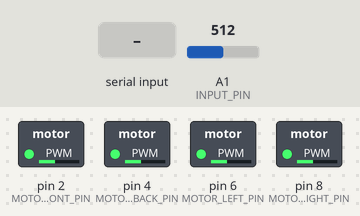
The sketch below on a simulated Arduino Mega 2560, built with avr-gcc and run on an emulated ATmega2560. Parts: switched loads named in the sketch (green lamp = pin HIGH). Inputs (shaded band) come from the test bench; at power-on: A1 (INPUT_PIN) = 512. What the sketch prints to the serial monitor is not drawn.

Above: at 7.2 s.
7.3 s: "90,45\n" received over Serial
At 8.7 s:
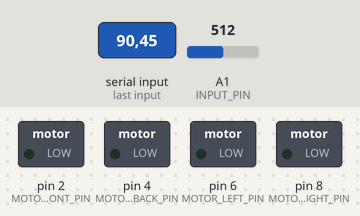
9.8 s: "30,150\n" received over Serial
At 10.6 s:
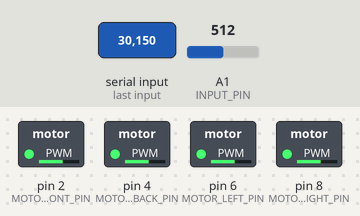
12.3 s: "200\n" received over Serial
At 12.7 s:
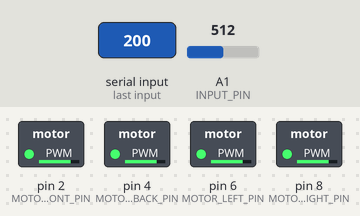
Timing chart, 0 to 15.3 s (numbered marks = the images above; inputs shaded):
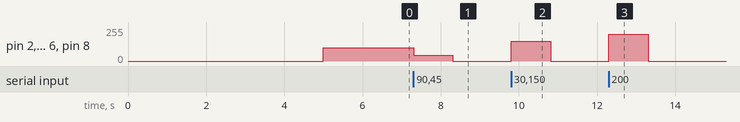

Measured:
- after the input at 7.3 s, pin 2 (MOTOR_FRONT_PIN), pin 4 (MOTOR_BACK_PIN), pin 6 (MOTOR_LEFT_PIN), pin 8 (MOTOR_RIGHT_PIN): 100/255 → 45/255 at once, → 0/255 1.0 s later
- after the input at 9.8 s, pin 2 (MOTOR_FRONT_PIN), pin 4 (MOTOR_BACK_PIN), pin 6 (MOTOR_LEFT_PIN), pin 8 (MOTOR_RIGHT_PIN): 0/255 → 150/255 at once, → 0/255 1.0 s later
- after the input at 12.3 s, pin 2 (MOTOR_FRONT_PIN), pin 4 (MOTOR_BACK_PIN), pin 6 (MOTOR_LEFT_PIN), pin 8 (MOTOR_RIGHT_PIN): 0/255 → 200/255 at once, → 0/255 1.0 s later

The sketch:

MotorControl.ino
```cpp
// Uncomment next line if programming
//#define MOTOR_PROGRAMMING_ENABLED

// If on the MEGA, uncomment the next 4 lines
#define MOTOR_FRONT_PIN 2
#define MOTOR_BACK_PIN 4
#define MOTOR_LEFT_PIN 6
#define MOTOR_RIGHT_PIN 8


#include "MotorController.h"
MotorController controller;

#define INPUT_PIN 1

boolean override = false;
boolean kill = false;
short input;

void setup() {
  Serial.begin(9600);

#ifdef MOTOR_PROGRAMMING_ENABLED
  pinMode(13, OUTPUT);
  digitalWrite(13, LOW);
  controller.changeSetting(1, 5);
  controller.changeSetting(3, 3);
  //controller.changeSetting(4, 1); // Clockwise rotation
  controller.changeSetting(4, 2); // Counter-Clockwise rotation
  controller.changeSetting(4, 3);
  controller.changeSetting(5, 3);
  digitalWrite(13, HIGH);
  controller.exitProgramming();
#else
  delay(5000);
  controller.armMotors();
#endif


  delay(1000);
}

void loop() {
  if (kill) {
    controller.disarmMotors();
  } else {
    input = analogRead(INPUT_PIN);
    byte speed = map(input, 0, 1023, 0, 255);
    if (!override)
      controller.setMotorSpeed(MOTOR_ALL, input);
  }

  if (Serial.available()) {
    int val = Serial.parseInt();
    if (val >= 0 && val <= 255) {
      override = true;
      controller.setMotorRaw(MOTOR_ALL, val);
    } else {
      override = false;
    }
  }

  Serial.println(controller.getMotorRaw(MOTOR_FRONT));


}
```

MotorController.h
```cpp
#include <Arduino.h>

#ifndef _MotorController_h
#define _MotorController_h

#define MOTOR_FRONT 0x1
#define MOTOR_LEFT 0x2
#define MOTOR_RIGHT 0x4
#define MOTOR_BACK 0x8
#define MOTOR_ALL (MOTOR_FRONT | MOTOR_BACK | MOTOR_LEFT | MOTOR_RIGHT)

#ifndef MOTOR_ARM_VALUE
  #define MOTOR_ARM_VALUE 100 // Value to arm motors
#endif

#ifndef MOTOR_MIN_SPEED_VALUE
  #define MOTOR_MIN_SPEED_VALUE (MOTOR_ARM_VALUE + 15) // Value for the lowest speed on the motors
#endif

#ifndef MOTOR_MAX_SPEED_VALUE
  #define MOTOR_MAX_SPEED_VALUE 250 // Value for the highest speed on the motors (raw PWM value)
#endif

#ifndef MOTOR_FRONT_PIN
  #define MOTOR_FRONT_PIN 11
#endif

#ifndef MOTOR_RIGHT_PIN
  #define MOTOR_RIGHT_PIN 5
#endif

#ifndef MOTOR_LEFT_PIN
  #define MOTOR_LEFT_PIN 6
#endif

#ifndef MOTOR_BACK_PIN
  #define MOTOR_BACK_PIN 3
#endif

#ifndef MOTOR_FRONT_RAW_OFFSET
  #define MOTOR_FRONT_RAW_OFFSET 0
#endif

#ifndef MOTOR_BACK_RAW_OFFSET
  #define MOTOR_BACK_RAW_OFFSET 0
#endif

#ifndef MOTOR_LEFT_RAW_OFFSET
  #define MOTOR_LEFT_RAW_OFFSET 0
#endif

#ifndef MOTOR_RIGHT_RAW_OFFSET
  #define MOTOR_RIGHT_RAW_OFFSET 0
#endif

// PWM(motor) = (thrust + MOTOR_motor_THRUST_A) / MOTOR_motor_THRUST_B;

#ifndef MOTOR_FRONT_THRUST_A
  #define MOTOR_FRONT_THRUST_A 54
#endif

#ifndef MOTOR_FRONT_THRUST_B
  #define MOTOR_FRONT_THRUST_B 184.93
#endif

#ifndef MOTOR_RIGHT_THRUST_A
  #define MOTOR_RIGHT_THRUST_A 14.33
#endif

#ifndef MOTOR_RIGHT_THRUST_B
  #define MOTOR_RIGHT_THRUST_B 158.48
#endif

#ifndef MOTOR_BACK_THRUST_A
  #define MOTOR_BACK_THRUST_A 16.73
#endif

#ifndef MOTOR_BACK_THRUST_B
  #define MOTOR_BACK_THRUST_B 161.9
#endif

#ifndef MOTOR_LEFT_THRUST_A
  #define MOTOR_LEFT_THRUST_A 34.722
#endif

#ifndef MOTOR_LEFT_THRUST_B
  #define MOTOR_LEFT_THRUST_B 174.17
#endif

#define MOTOR_FRONT_I 0
#define MOTOR_RIGHT_I 1
#define MOTOR_LEFT_I 2
#define MOTOR_BACK_I 3

/**
 * This class allows you to controll the four motors of the quadcopter easily.
 * <c>MotorController</c> is setup for use with HK-50A ESC and Turnigy D3548/6 790KV motors.
 *
 * To refer to the various motors, use the constants <c>MOTOR_FRONT</c>, <c>MOTOR_BACK</c>, <c>MOTOR_LEFT</c>, and <c>MOTOR_RIGHT</c>
 * for the front, back, left, and right motors, respectively.
 * These constants may be bitwise OR'ed together in all functions ask for which motors to use, except for <c>get</c> functions.
 * For example, <c>armMotor(MOTOR_FRONT | MOTOR_BACK);</c> to arm the front and back motors with one function call.
 * The <c>MOTOR_ALL</c> constant can be used to refer to all motors at the same time.
 *
 * The PWM pin defaults may be changed by defining <c>MOTOR_FRONT_PIN</c>, <c>MOTOR_BACK_PIN</c>, <c>MOTOR_LEFT_PIN</c>,
 * and <c>MOTOR_RIGHT_PIN</c> for the front, back, left, and right motors, respectively.
 * Note that these constants must be defined <i>before</i> including <c>MotorController.h</c>
 *
 * Motors must be armed before they are used, either by arming individual motors via <c>armMotor(MOTOR_?);</c>,
 * or with <c>armMotors();</c> (which is equivalent to <c>armMotor(MOTOR_ALL);</c>).
 *
 * The ESC may be programmed through this class. Programming occurs on all motors at the same time.
 * To enable programming, define the <c>MOTOR_PROGRAMMING_ENABLED</c> constant before including this file.
 * Programming mode is entered the first time <c>changeSetting()</c> is called, and left when <c>exitProgramming()</c> is called.
 * When modifying multiple settings, you must call the next <c>changeSetting()</c> call immediately after the previous one completes.
 * Automatic programming depends on accurate timing, and any delay between calls may result in inproper programming.
 * Note that both methods block for several seconds, depending on what option and setting is being changed.
 */
class MotorController {
  public:
    /**
     * Instantiates the <c>MotorController</c>.
     */
    MotorController();
    /**
     * Sets the speed of the motor with a value from 0 to 255. Multiple motors may be selected.
     */
    void setMotorSpeed(byte motors, byte speed);

    /**
     * Gets the speed of a single motor, returning the same speed passed to <c>setMotorSpeed</c>.
     */
    byte getMotorSpeed(byte motor);

    /**
     * Adds a speed to the selected motors.
     * <c>speed</c> may be negative, but the resultant speed
     * of the motors will be clamped between 0 and 255, inclusive.
     */
    void addMotorSpeed(byte motors, short speed);

    /**
     * Adds a speed frpm the selected motors.
     * <c>speed</c> may be negative, but the resultant speed
     * of the motors will be clamped between 0 and 255, inclusive.
     */
    void subtractMotorSpeed(byte motors, short speed) { addMotorSpeed(motors, -speed); }

    /**
     * Returns true if all of the selected motors are armed, false otherwise.
     */
    boolean isArmed(byte motors);

    /**
     * Returns true if all motors are armed, false otherwise.
     * Same as calling <c>isArmed(MOTOR_ALL);</c>.
     */
    boolean isArmed() { return isArmed(MOTOR_ALL); }

    /**
     * Arms the selected motor.
     */
    void armMotor(byte motors);

    /**
     * Disarms the selected motor.
     * Note that if the motors are currently running,
     * they will take a few seconds before spinning down.
     */
    void disarmMotor(byte motors);

    /**
     * Arms all the motors. Same as calling <c>armMotor(MOTOR_ALL)</c>.
     */
    void armMotors() { armMotor(MOTOR_ALL); }

    /**
     * Disarms all the motors. Same as calling <c>disarmMotor(MOTOR_ALL)</c>.
     */
    void disarmMotors() { disarmMotor(MOTOR_ALL); }

    /**
     * Gets the raw PWM value that is being sent to the selected motors.
     */
    void setMotorRaw(byte motors, byte raw);

    /**
     * Gets the raw PWM value that is being sent to the motor.
     */
    byte getMotorRaw(byte motor);

    /**
     * Sets the thrust of the selected motors.
     */
     void setMotorThrust(byte motors, uint16_t thrust);

     /**
      * Gets the thrust of the selected motors.
      */
     uint16_t getMotorThrust(byte motor);

  private:
    byte armedMask;
    byte motorSpeeds[4];
    byte motorRaw[4];

#ifdef MOTOR_PROGRAMMING_ENABLED
  public:

    /**
     * Changes the given option to the given setting. This method blocks for many seconds.
     */
    void changeSetting(byte option, byte setting);

    /**
     * Exits programming mode. This method blocks for 5 seconds.
     */
    void exitProgramming();

  private:
    boolean programmingMode;
#endif
};

MotorController::MotorController() {
  pinMode(MOTOR_FRONT_PIN, OUTPUT);
  pinMode(MOTOR_RIGHT_PIN, OUTPUT);
  pinMode(MOTOR_LEFT_PIN, OUTPUT);
  pinMode(MOTOR_BACK_PIN, OUTPUT);
  armedMask = 0;
  motorSpeeds[0] = 0;
  motorSpeeds[1] = 0;
  motorSpeeds[2] = 0;
  motorSpeeds[3] = 0;

  motorRaw[0] = 0;
  motorRaw[1] = 0;
  motorRaw[2] = 0;
  motorRaw[3] = 0;
}

void MotorController::setMotorSpeed(byte motors, byte speed) {
  byte raw = (speed > 0) ? map(speed, 0, 255, MOTOR_MIN_SPEED_VALUE, MOTOR_MAX_SPEED_VALUE) : MOTOR_ARM_VALUE;
  if (motors & MOTOR_FRONT && armedMask & MOTOR_FRONT) {
    motorSpeeds[MOTOR_FRONT_I] = speed;
    setMotorRaw(MOTOR_FRONT, raw + constrain(raw > MOTOR_ARM_VALUE ? MOTOR_FRONT_RAW_OFFSET : 0, 0, 255));
  }

  if (motors & MOTOR_BACK && armedMask & MOTOR_BACK) {
    motorSpeeds[MOTOR_BACK_I] = speed;
    setMotorRaw(MOTOR_BACK, raw + constrain(raw > MOTOR_ARM_VALUE ? MOTOR_BACK_RAW_OFFSET : 0, 0, 255));
  }

  if (motors & MOTOR_LEFT && armedMask & MOTOR_LEFT) {
    motorSpeeds[MOTOR_LEFT_I] = speed;
    setMotorRaw(MOTOR_LEFT, raw + constrain(raw > MOTOR_ARM_VALUE ? MOTOR_LEFT_RAW_OFFSET : 0, 0, 255));
  }

  if (motors & MOTOR_RIGHT && armedMask & MOTOR_RIGHT) {
    motorSpeeds[MOTOR_RIGHT_I] = speed;
    setMotorRaw(MOTOR_RIGHT, raw + constrain(raw > MOTOR_ARM_VALUE ? MOTOR_RIGHT_RAW_OFFSET : 0, 0, 255));
  }
}

byte MotorController::getMotorSpeed(byte motor) {
  if (motor == MOTOR_FRONT) {
    return motorSpeeds[MOTOR_FRONT_I];
  } else if (motor == MOTOR_BACK) {
    return motorSpeeds[MOTOR_BACK_I];
  } else if (motor == MOTOR_LEFT) {
    return motorSpeeds[MOTOR_LEFT_I];
  } else if (motor == MOTOR_RIGHT) {
    return motorSpeeds[MOTOR_RIGHT_I];
  }
  return 0;
}

void MotorController::setMotorRaw(byte motor, byte raw) {
  if (motor & MOTOR_FRONT) {
    motorRaw[MOTOR_FRONT_I] = raw;
    if (raw > 0)
      analogWrite(MOTOR_FRONT_PIN, raw);
    else
      digitalWrite(MOTOR_FRONT_PIN, LOW);
  }

  if (motor & MOTOR_BACK) {
    motorRaw[MOTOR_BACK_I] = raw;
    if (raw > 0)
      analogWrite(MOTOR_BACK_PIN, raw);
    else
      digitalWrite(MOTOR_BACK_PIN, LOW);
  }

  if (motor & MOTOR_LEFT) {
    motorRaw[MOTOR_LEFT_I] = raw;
    if (raw > 0)
      analogWrite(MOTOR_LEFT_PIN, raw);
    else
      digitalWrite(MOTOR_LEFT_PIN, LOW);
  }

  if (motor & MOTOR_RIGHT) {
    motorRaw[MOTOR_RIGHT_I] = raw;
    if (raw > 0)
      analogWrite(MOTOR_RIGHT_PIN, raw);
    else
      digitalWrite(MOTOR_RIGHT_PIN, LOW);
  }
}

byte MotorController::getMotorRaw(byte motor) {
  if (motor == MOTOR_FRONT) {
    return motorRaw[MOTOR_FRONT_I];
  } else if (motor == MOTOR_BACK) {
    return motorRaw[MOTOR_BACK_I];
  } else if (motor == MOTOR_LEFT) {
    return motorRaw[MOTOR_LEFT_I];
  } else if (motor == MOTOR_RIGHT) {
    return motorRaw[MOTOR_RIGHT_I];
  }

  return 0;
}

boolean MotorController::isArmed(byte motors) {
  if (motors & MOTOR_FRONT) {
    if (!(armedMask & MOTOR_FRONT == MOTOR_FRONT)) {
      return false;
    }
  } else if (motors & MOTOR_BACK) {
    if (!(armedMask & MOTOR_BACK == MOTOR_BACK)) {
      return false;
    }
  } else if (motors & MOTOR_LEFT) {
    if (!(armedMask & MOTOR_LEFT == MOTOR_LEFT)) {
      return false;
    }
  } else if (motors & MOTOR_RIGHT) {
    if (!(armedMask & MOTOR_RIGHT == MOTOR_RIGHT)) {
      return false;
    }
  }
}

void MotorController::armMotor(byte motors) {
  if (motors & MOTOR_FRONT) {
    motorSpeeds[MOTOR_FRONT_I] = 0;
    armedMask |= MOTOR_FRONT;
    setMotorRaw(MOTOR_FRONT, MOTOR_ARM_VALUE);
  }

  if (motors & MOTOR_BACK) {
    motorSpeeds[MOTOR_BACK_I] = 0;
    armedMask |= MOTOR_BACK;
    setMotorRaw(MOTOR_BACK, MOTOR_ARM_VALUE);
  }

  if (motors & MOTOR_LEFT) {
    motorSpeeds[MOTOR_LEFT_I] = 0;
    armedMask |= MOTOR_LEFT;
    setMotorRaw(MOTOR_LEFT, MOTOR_ARM_VALUE);
  }

  if (motors & MOTOR_RIGHT) {
    motorSpeeds[MOTOR_RIGHT_I] = 0;
    armedMask |= MOTOR_RIGHT;
    setMotorRaw(MOTOR_RIGHT, MOTOR_ARM_VALUE);
  }
}

void MotorController::disarmMotor(byte motors) {
  if (motors & MOTOR_FRONT) {
    motorSpeeds[MOTOR_FRONT_I] = 0;
    armedMask &= ~(MOTOR_FRONT);
    setMotorRaw(MOTOR_FRONT, 0);
  }

  if (motors & MOTOR_BACK) {
    motorSpeeds[MOTOR_BACK_I] = 0;
    armedMask &= ~(MOTOR_BACK);
    setMotorRaw(MOTOR_BACK, 0);
  }

  if (motors & MOTOR_LEFT) {
    motorSpeeds[MOTOR_LEFT_I] = 0;
    armedMask &= ~(MOTOR_LEFT);
    setMotorRaw(MOTOR_LEFT, 0);
  }

  if (motors & MOTOR_RIGHT) {
    motorSpeeds[MOTOR_RIGHT_I] = 0;
    armedMask &= ~(MOTOR_RIGHT);
    setMotorRaw(MOTOR_RIGHT, 0);
  }
}

void MotorController::addMotorSpeed(byte motors, short speed) {

#define _CALC_NEW_SPEED() if (speed > 0) { \
                            if ((short)currentSpeed + speed >= 255) { newSpeed = 255; } \
                            else { newSpeed = currentSpeed + speed; } \
                          } else { \
                            if ((-speed) >= currentSpeed) { newSpeed = 0; } \
                            else { newSpeed = currentSpeed + speed; } \
                          }

  if (speed == 0) {
    return;
  }

  byte currentSpeed, newSpeed;
  if (motors & MOTOR_FRONT) {
    currentSpeed = motorSpeeds[MOTOR_FRONT_I];

    _CALC_NEW_SPEED()

    setMotorSpeed(MOTOR_FRONT, newSpeed);
  }

  if (motors & MOTOR_BACK) {
    currentSpeed = motorSpeeds[MOTOR_BACK_I];

    _CALC_NEW_SPEED()

    setMotorSpeed(MOTOR_BACK, newSpeed);
  }

  if (motors & MOTOR_LEFT) {
    currentSpeed = motorSpeeds[MOTOR_LEFT_I];

    _CALC_NEW_SPEED()

    setMotorSpeed(MOTOR_LEFT, newSpeed);
  }

  if (motors & MOTOR_RIGHT) {
    currentSpeed = motorSpeeds[MOTOR_RIGHT_I];

    _CALC_NEW_SPEED()

    setMotorSpeed(MOTOR_RIGHT, newSpeed);
  }

#undef _CALC_NEW_SPEED
}

void MotorController::setMotorThrust(byte motors, uint16_t thrust) {
  double pwm;
  if (motors & MOTOR_FRONT) {
    pwm = (thrust + MOTOR_FRONT_THRUST_A) / MOTOR_FRONT_THRUST_B;
    setMotorRaw(MOTOR_FRONT, pwm);
    motorSpeeds[MOTOR_FRONT_I] = (pwm >= MOTOR_MIN_SPEED_VALUE ? map(pwm, MOTOR_MIN_SPEED_VALUE, MOTOR_MAX_SPEED_VALUE, 0, 255) : 0);
  }

  if (motors & MOTOR_BACK) {
    pwm = (thrust + MOTOR_BACK_THRUST_A) / MOTOR_BACK_THRUST_B;
    setMotorRaw(MOTOR_BACK, pwm);
    motorSpeeds[MOTOR_BACK_I] = (pwm >= MOTOR_MIN_SPEED_VALUE ? map(pwm, MOTOR_MIN_SPEED_VALUE, MOTOR_MAX_SPEED_VALUE, 0, 255) : 0);
  }

  if (motors & MOTOR_LEFT) {
    pwm = (thrust + MOTOR_LEFT_THRUST_A) / MOTOR_LEFT_THRUST_B;
    setMotorRaw(MOTOR_LEFT, pwm);
    motorSpeeds[MOTOR_LEFT_I] = (pwm >= MOTOR_MIN_SPEED_VALUE ? map(pwm, MOTOR_MIN_SPEED_VALUE, MOTOR_MAX_SPEED_VALUE, 0, 255) : 0);
  }

  if (motors & MOTOR_RIGHT) {
    pwm = (thrust + MOTOR_RIGHT_THRUST_A) / MOTOR_RIGHT_THRUST_B;
    setMotorRaw(MOTOR_RIGHT, pwm);
    motorSpeeds[MOTOR_RIGHT_I] = (pwm >= MOTOR_MIN_SPEED_VALUE ? map(pwm, MOTOR_MIN_SPEED_VALUE, MOTOR_MAX_SPEED_VALUE, 0, 255) : 0);
  }
}

uint16_t MotorController::getMotorThrust(byte motor) {
  double thrust = 0;
  if (motor == MOTOR_FRONT) {
    thrust = motorRaw[MOTOR_FRONT_I] * MOTOR_FRONT_THRUST_B - MOTOR_FRONT_THRUST_A;
  } else if (motor == MOTOR_BACK) {
    thrust = motorRaw[MOTOR_BACK_I] * MOTOR_BACK_THRUST_B - MOTOR_BACK_THRUST_A;
  } else if (motor == MOTOR_LEFT) {
    thrust = motorRaw[MOTOR_LEFT_I] * MOTOR_LEFT_THRUST_B - MOTOR_LEFT_THRUST_A;
  } else if (motor == MOTOR_RIGHT) {
    thrust = motorRaw[MOTOR_RIGHT_I] * MOTOR_RIGHT_THRUST_B - MOTOR_RIGHT_THRUST_A;
  }

  return (uint16_t)thrust;
}

#ifdef MOTOR_PROGRAMMING_ENABLED

void MotorController::changeSetting(byte option, byte setting) {
  if (!programmingMode) {
    programmingMode = true;
    setMotorRaw(MOTOR_ALL, 0);
    delay(5000);
    setMotorRaw(MOTOR_ALL, 252);
  }

  // Go to the option
  for (int i = 1; i <= option; i++) {
    byte current = (i == option) ? 1 : 3;
    delay(current * (700 + 350 * i + 100));
  }


  // Select the option
  setMotorRaw(MOTOR_ALL, 200);

  // Go to the setting
  for (int i = 1; i <= setting; i++) {
    byte current = (i == setting) ? 1 : 3;
    delay(current * (option * 350 + i*930 + 100));
  }

  // Select the setting
  setMotorRaw(MOTOR_ALL, 252);

  delay(2450);


}

void MotorController::exitProgramming() {
  if (programmingMode) {
    setMotorRaw(MOTOR_ALL, 0);
    programmingMode = false;
    delay(5000);
  }
}

#endif // MOTOR_PROGRAMMING_ENABLED

#endif // Double include protection
```
